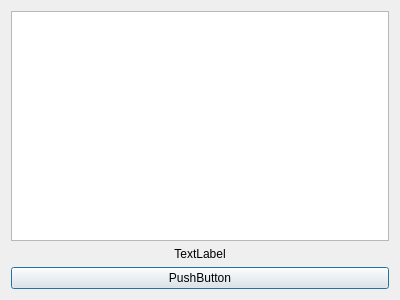
<ui version="4.0" >
 <class>AboutDialogClass</class>
 <widget class="QDialog" name="AboutDialogClass" >
  <property name="geometry" >
   <rect>
    <x>0</x>
    <y>0</y>
    <width>400</width>
    <height>300</height>
   </rect>
  </property>
  <property name="windowTitle" >
   <string>AboutDialog</string>
  </property>
  <layout class="QGridLayout" >
   <item row="0" column="0" >
    <layout class="QGridLayout" >
     <item row="0" column="0" >
      <widget class="QGraphicsView" name="graphicsView" />
     </item>
     <item row="1" column="0" >
      <widget class="QLabel" name="label" >
       <property name="text" >
        <string>TextLabel</string>
       </property>
       <property name="alignment" >
        <set>Qt::AlignCenter</set>
       </property>
      </widget>
     </item>
     <item row="2" column="0" >
      <widget class="QPushButton" name="pushButton" >
       <property name="text" >
        <string>PushButton</string>
       </property>
      </widget>
     </item>
    </layout>
   </item>
  </layout>
 </widget>
 <layoutdefault spacing="6" margin="11" />
 <resources/>
 <connections>
  <connection>
   <sender>pushButton</sender>
   <signal>clicked()</signal>
   <receiver>AboutDialogClass</receiver>
   <slot>accept()</slot>
   <hints>
    <hint type="sourcelabel" >
     <x>316</x>
     <y>279</y>
    </hint>
    <hint type="destinationlabel" >
     <x>396</x>
     <y>264</y>
    </hint>
   </hints>
  </connection>
 </connections>
</ui>
